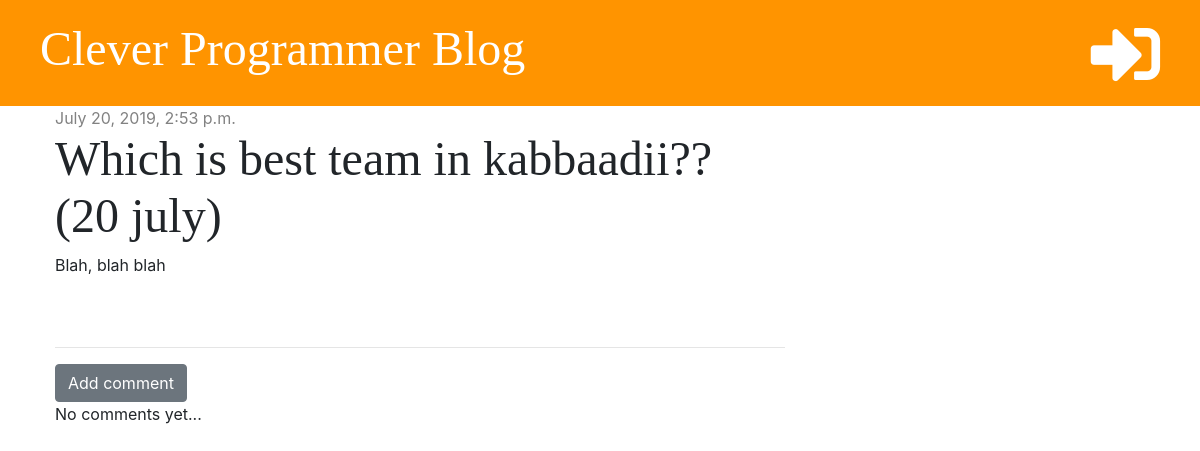
The app's page /post/2/ with its own data.
### blog/models.py (models this page shows, shortened)
class Post(models.Model):
    author = models.ForeignKey('auth.User', on_delete = models.CASCADE)
    title = models.CharField(max_length = 200)
    text = models.TextField()
    created_date = models.DateTimeField(default = timezone.now)
    published_date = models.DateTimeField(blank=True, null=True)

### blog/views.py (the view)
# urls.py: path('post/<int:pk>/', views.post_detail, name="post_detail"),
def post_detail(request, pk):
    post = get_object_or_404(Post, pk = pk)
    stuff_for_frontend = {'post': post}
    return render(request, 'blog/post_detail.html', stuff_for_frontend)

### blog/templates/blog/post_detail.html (shortened to what this page needs)
{% extends 'blog/base.html' %}
{% block content %}
<div class="post">
    {% if post.published_date  %}
    <div class="date">
        {{ post.published_date }}
    </div>
    {% else %}
      <a href="{% url 'post_publish' pk=post.pk %}" class="btn btn-primary">Publish</a>
    {% endif %}
    <h1>{{ post.title }}</h1>
    <p>{{post.text|linebreaksbr }}</p>
</div>
<hr>
<a href="{% url 'add_comment_to_post' pk=post.pk%}" class="btn btn-secondary">Add comment</a>
{% for comment in post.comments.all %}
  {% if user.is_authenticated or comment.approved %}
    <div class="comment">
      <div class="date">
        {{ comment.created_date }}
      </div>
      {% if user.is_superuser and not comment.approved %}
        <a href="{% url 'comment_approve' pk=comment.pk %}"><i class="fas fa-check"></i></a>
        <a href="{% url 'comment_remove' pk=comment.pk %}"><i class="fas fa-trash-alt"></i></a>
      {% endif %}
      <strong>{{ comment.author }}</strong>
      <p>{{ comment.text }}</p>
    </div>
  {% endif %}
  {% empty %}
    <p>No comments yet...</p>
{% endfor %}
{% endblock %}

### blog/static/css/blog.css (style rules this page uses)
h1, h2, h3, h4 { font-family: 'Tangerine', 'Inconsolata', 'Droid Sans', serif; font-size: 48px; }
.date { color: #828282; }
.post { margin-bottom: 70px; }

### records on screen
Post: published_date "July 20, 2019, 2:53 p.m.", title "Which is best team in kabbaadii?? (20 july)", text "Blah, blah blah"
